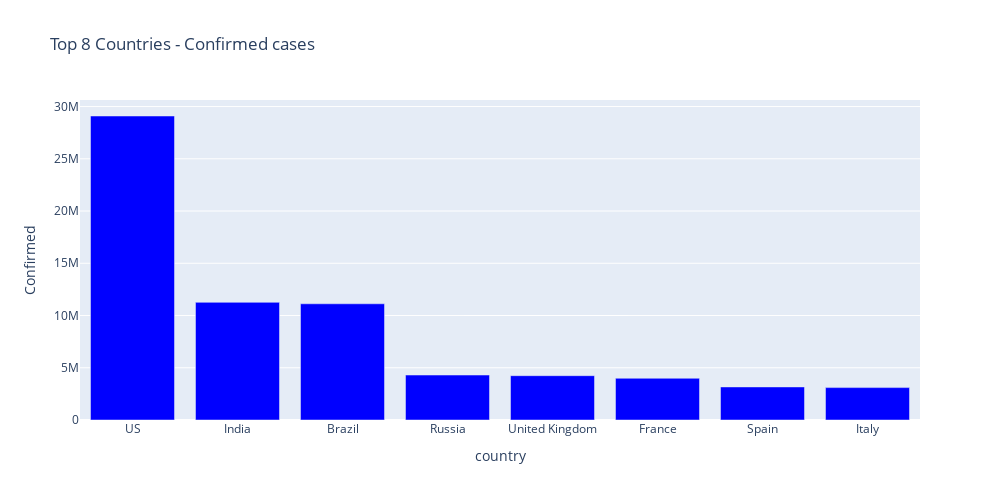

Source (notebook cell):
### Code cell
# Plotting top 8 worst affected countries by confirmed cases

px.bar(
    sorted_df_country.head(8),
    x = "country",
    y = "Confirmed",
    title= "Top 8 Countries - Confirmed cases", 
    color_discrete_sequence=["blue"], 
    height=500,
    width=1000
)

### Figure 1 — Plotly figure (JSON) as saved in the notebook; plotly's stock layout.template omitted (floating-point values rounded to 4 significant figures)
{"data": [{"alignmentgroup": "True", "hovertemplate": "country=%{x}<br>Confirmed=%{y}<extra></extra>", "legendgroup": "", "marker": {"color": "blue"}, "name": "", "offsetgroup": "", "orientation": "v", "showlegend": false, "textposition": "auto", "type": "bar", "x": ["US", "India", "Brazil", "Russia", "United Kingdom", "France", "Spain", "Italy"], "xaxis": "x", "y": [29096370, 11262707, 11122429, 4302726, 4241858, 3992759, 3164982, 3101093], "yaxis": "y"}], "layout": {"barmode": "relative", "height": 500, "legend": {"tracegroupgap": 0}, "title": {"text": "Top 8 Countries - Confirmed cases"}, "width": 1000, "xaxis": {"anchor": "y", "domain": [0, 1], "title": {"text": "country"}}, "yaxis": {"anchor": "x", "domain": [0, 1], "title": {"text": "Confirmed"}}}}
